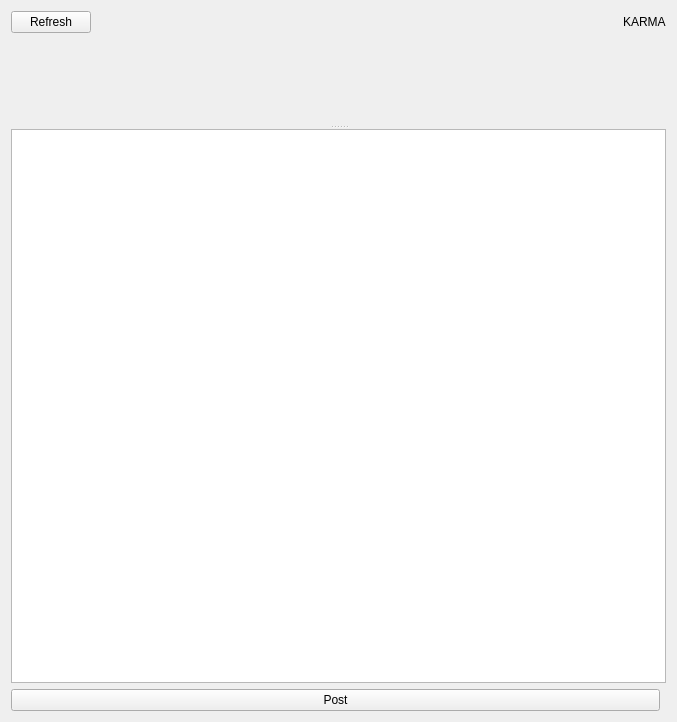
<?xml version="1.0" encoding="UTF-8"?>
<ui version="4.0">
 <class>PostListPage</class>
 <widget class="QWidget" name="PostListPage">
  <property name="geometry">
   <rect>
    <x>0</x>
    <y>0</y>
    <width>677</width>
    <height>722</height>
   </rect>
  </property>
  <property name="windowTitle">
   <string>Form</string>
  </property>
  <layout class="QVBoxLayout" name="verticalLayout">
   <item>
    <layout class="QHBoxLayout" name="horizontalLayout">
     <item>
      <widget class="QPushButton" name="refreshListButton">
       <property name="text">
        <string>Refresh</string>
       </property>
      </widget>
     </item>
     <item>
      <spacer name="horizontalSpacer">
       <property name="orientation">
        <enum>Qt::Horizontal</enum>
       </property>
       <property name="sizeHint" stdset="0">
        <size>
         <width>40</width>
         <height>20</height>
        </size>
       </property>
      </spacer>
     </item>
     <item>
      <widget class="QLabel" name="karmaLabel">
       <property name="text">
        <string>KARMA</string>
       </property>
      </widget>
     </item>
    </layout>
   </item>
   <item>
    <widget class="QSplitter" name="splitter">
     <property name="orientation">
      <enum>Qt::Vertical</enum>
     </property>
     <property name="childrenCollapsible">
      <bool>false</bool>
     </property>
     <widget class="QScrollArea" name="postsScrollArea">
      <property name="frameShape">
       <enum>QFrame::NoFrame</enum>
      </property>
      <property name="widgetResizable">
       <bool>true</bool>
      </property>
      <widget class="QWidget" name="postsWidget">
       <property name="geometry">
        <rect>
         <x>0</x>
         <y>0</y>
         <width>659</width>
         <height>85</height>
        </rect>
       </property>
      </widget>
     </widget>
     <widget class="QPlainTextEdit" name="postText">
      <property name="sizePolicy">
       <sizepolicy hsizetype="Expanding" vsizetype="Minimum">
        <horstretch>0</horstretch>
        <verstretch>0</verstretch>
       </sizepolicy>
      </property>
      <property name="minimumSize">
       <size>
        <width>0</width>
        <height>100</height>
       </size>
      </property>
     </widget>
    </widget>
   </item>
   <item>
    <layout class="QHBoxLayout" name="horizontalLayout_2">
     <item>
      <widget class="QPushButton" name="postButton">
       <property name="sizePolicy">
        <sizepolicy hsizetype="Expanding" vsizetype="Fixed">
         <horstretch>0</horstretch>
         <verstretch>0</verstretch>
        </sizepolicy>
       </property>
       <property name="text">
        <string>Post</string>
       </property>
      </widget>
     </item>
     <item>
      <widget class="ColorWidget" name="colorWidget" native="true"/>
     </item>
    </layout>
   </item>
  </layout>
 </widget>
 <customwidgets>
  <customwidget>
   <class>ColorWidget</class>
   <extends>QWidget</extends>
   <header>colorWidget.h</header>
   <container>1</container>
  </customwidget>
 </customwidgets>
 <resources/>
 <connections/>
</ui>
